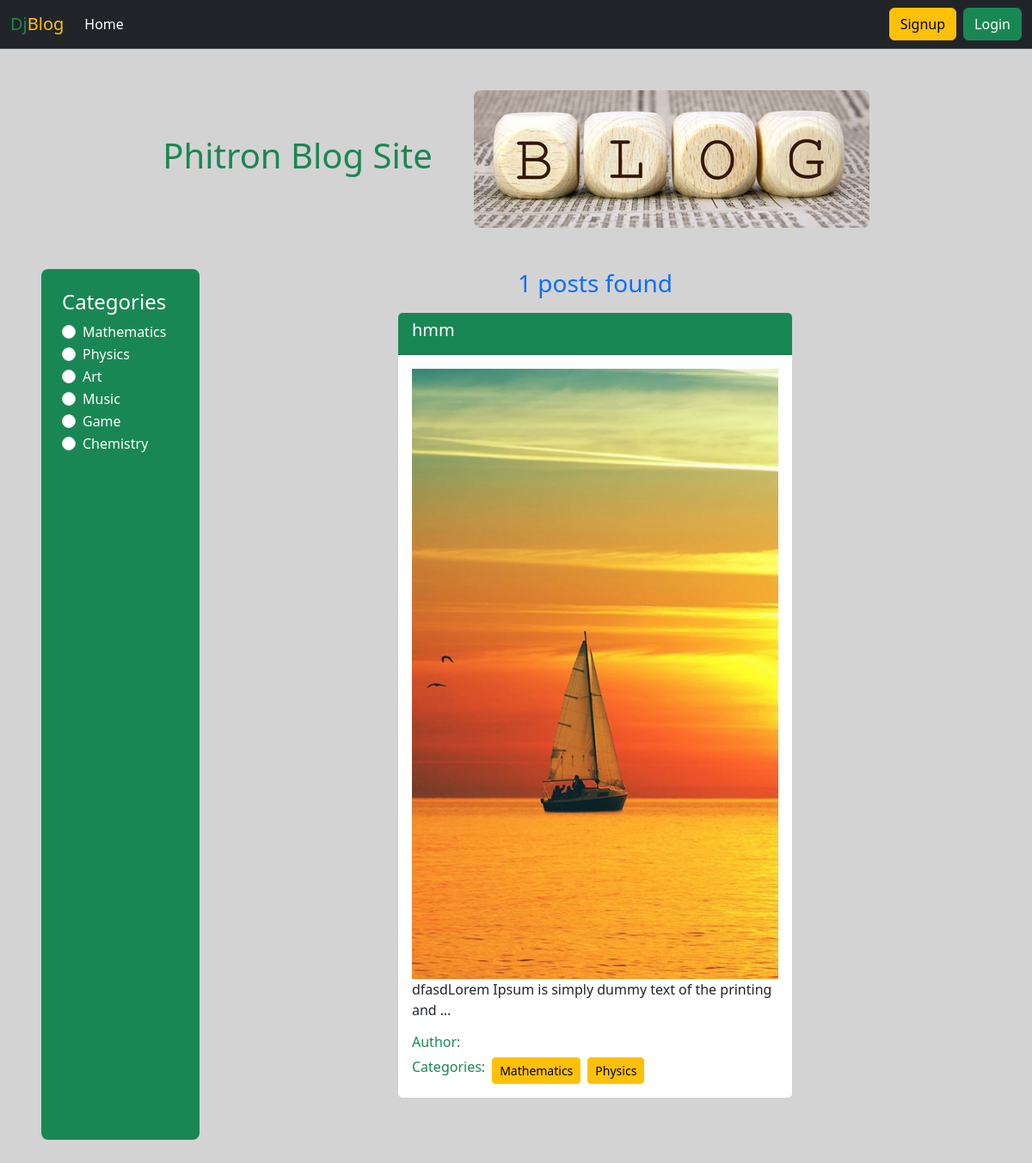
/category/mathematics, run on the app's committed database.
### categories/models.py (models this page shows, shortened)
class Categories(models.Model):
    name = models.CharField(max_length=30)
    slug = models.SlugField(max_length=100, unique=True, null=True, blank=True)

### posts/models.py (models this page shows, shortened)
class Posts(models.Model):
    title = models.CharField(max_length=100)
    content = models.TextField()
    category = models.ManyToManyField(Categories) # many to many relation
    author = models.ForeignKey(User, on_delete=models.CASCADE) # many to one relation
    image = models.ImageField(upload_to='posts/upload/', blank=True, null=True)

### blog_project/views.py (the view)
# urls.py: path('', views.home, name='home'),
def home(req, category_slug=None):
    posts = Posts.objects.all()
    if category_slug is not None:
        category = Categories.objects.get(slug= category_slug)
        posts = Posts.objects.filter(category=category)
    categories = Categories.objects.all()
    return render(req, 'home.html', {'posts': posts, 'categories':categories})

### templates/home.html (shortened to what this page needs)
{% extends "base.html" %}
{% load static %}
{% block content %}
<div class='container m-auto d-flex justify-content-center align-items-center gap-5 mt-5'>
    <h1 class='text-success'>Phitron Blog Site</h1>
    <img class='rounded-3 ' src={% static "blog.jpg" %} alt="">
</div>
<div class="d-flex flex-wrap p-5">
    <div class="col-2 bg-success p-4 rounded-3">
        <h4 class='text-white'>Categories</h4>
        {% for category in categories %}
            <div class="form-check">
                <input class="form-check-input" type="radio" name="flexRadioDefault" id={{category.id}}>
                <label class="form-check-label" for={{category.id}}>
                <a class='text-white text-decoration-none' href={% url "category_slug" category.slug %}>{{category.name}}</a>
                </label>
            </div>
        {% endfor %}
    </div>
    <div class="col-10">
        <h3 class='text-primary text-center mb-3'>{{posts | length}} posts found</h3>
        {% for post in posts %}
        <div class="card w-50 m-auto mb-5">
            <div class="card-header bg-success ">
                <h5><a class='text-decoration-none text-white' href={% url "detail_post" post.id %}>{{post.title}}</a></h5>
            </div>
            <div class="card-body">
                <img class='w-100' src={{post.image.url}} alt="photo">
                <p class="card-text">{{post.content | truncatewords:10}}</p>
                <h6><span class='text-success'>Author: </span>{{post.author.first_name}} {{post.author.last_name}}</h6>
                <div class="d-flex flex-wrap gap-2 align-items-center">
                    <h6 class='text-success'>Categories: </h6>
                    {% for cat in post.category.all %}
                        <a class='btn btn-sm btn-warning' href={% url "category_slug" cat.slug %}>{{cat.name}}</a>
                    {% endfor %}
                </div>
            </div>
        </div>
        {% endfor %}
    </div>
</div>
{% endblock content %}

### data on the page
Categories: name "Mathematics"
Categories: name "Physics"
Categories: name "Art"
Categories: name "Music"
Categories: name "Game"
Categories: name "Chemistry"
Posts: title "hmm", image (picture), content "dfasdLorem Ipsum is simply dummy text of the printing and …"

### other printed values
{{ posts | length }} "1"
